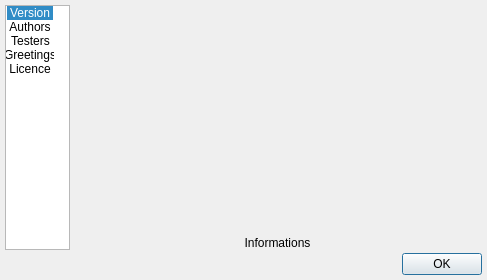
<ui version="4.0" >
 <class>UIAbout</class>
 <widget class="QDialog" name="UIAbout" >
  <property name="geometry" >
   <rect>
    <x>0</x>
    <y>0</y>
    <width>487</width>
    <height>280</height>
   </rect>
  </property>
  <property name="windowTitle" >
   <string>About...</string>
  </property>
  <layout class="QGridLayout" >
   <property name="margin" >
    <number>5</number>
   </property>
   <property name="spacing" >
    <number>3</number>
   </property>
   <item row="1" column="0" colspan="2" >
    <spacer>
     <property name="orientation" >
      <enum>Qt::Horizontal</enum>
     </property>
     <property name="sizeHint" >
      <size>
       <width>291</width>
       <height>20</height>
      </size>
     </property>
    </spacer>
   </item>
   <item row="1" column="2" >
    <widget class="QPushButton" name="pbOK" >
     <property name="sizePolicy" >
      <sizepolicy>
       <hsizetype>0</hsizetype>
       <vsizetype>0</vsizetype>
       <horstretch>0</horstretch>
       <verstretch>0</verstretch>
      </sizepolicy>
     </property>
     <property name="cursor" >
      <cursor>13</cursor>
     </property>
     <property name="text" >
      <string>OK</string>
     </property>
     <property name="icon" >
      <iconset/>
     </property>
    </widget>
   </item>
   <item row="0" column="1" colspan="2" >
    <widget class="QStackedWidget" name="twInformations" >
     <property name="sizePolicy" >
      <sizepolicy>
       <hsizetype>7</hsizetype>
       <vsizetype>7</vsizetype>
       <horstretch>0</horstretch>
       <verstretch>0</verstretch>
      </sizepolicy>
     </property>
     <property name="cursor" >
      <cursor>13</cursor>
     </property>
     <property name="currentIndex" >
      <number>0</number>
     </property>
     <widget class="QWidget" name="pVersion" >
      <layout class="QVBoxLayout" >
       <property name="margin" >
        <number>0</number>
       </property>
       <property name="spacing" >
        <number>0</number>
       </property>
       <item>
        <widget class="QLabel" name="lLogo" >
         <property name="sizePolicy" >
          <sizepolicy>
           <hsizetype>7</hsizetype>
           <vsizetype>7</vsizetype>
           <horstretch>0</horstretch>
           <verstretch>0</verstretch>
          </sizepolicy>
         </property>
         <property name="pixmap" >
          <pixmap resource="../../resources/resources.qrc" >:/Icons/Icons/helpsplashscreen.png</pixmap>
         </property>
        </widget>
       </item>
       <item>
        <widget class="QLabel" name="lInformations" >
         <property name="text" >
          <string>Informations</string>
         </property>
         <property name="alignment" >
          <set>Qt::AlignCenter</set>
         </property>
        </widget>
       </item>
      </layout>
     </widget>
     <widget class="QTextBrowser" name="tbAuthors" >
      <property name="undoRedoEnabled" >
       <bool>false</bool>
      </property>
      <property name="readOnly" >
       <bool>true</bool>
      </property>
      <property name="tabStopWidth" >
       <number>40</number>
      </property>
     </widget>
     <widget class="QTextBrowser" name="tbTesters" >
      <property name="undoRedoEnabled" >
       <bool>false</bool>
      </property>
      <property name="readOnly" >
       <bool>true</bool>
      </property>
      <property name="tabStopWidth" >
       <number>40</number>
      </property>
     </widget>
     <widget class="QTextBrowser" name="tbGreetings" >
      <property name="undoRedoEnabled" >
       <bool>false</bool>
      </property>
      <property name="readOnly" >
       <bool>true</bool>
      </property>
      <property name="tabStopWidth" >
       <number>40</number>
      </property>
     </widget>
     <widget class="QTextBrowser" name="tbLicence" >
      <property name="font" >
       <font>
        <family>FreeMono</family>
       </font>
      </property>
      <property name="undoRedoEnabled" >
       <bool>false</bool>
      </property>
      <property name="readOnly" >
       <bool>true</bool>
      </property>
      <property name="tabStopWidth" >
       <number>40</number>
      </property>
      <property name="acceptRichText" >
       <bool>false</bool>
      </property>
     </widget>
    </widget>
   </item>
   <item row="0" column="0" >
    <widget class="QListWidget" name="listWidget" >
     <property name="sizePolicy" >
      <sizepolicy>
       <hsizetype>5</hsizetype>
       <vsizetype>7</vsizetype>
       <horstretch>0</horstretch>
       <verstretch>0</verstretch>
      </sizepolicy>
     </property>
     <property name="minimumSize" >
      <size>
       <width>65</width>
       <height>0</height>
      </size>
     </property>
     <property name="maximumSize" >
      <size>
       <width>65</width>
       <height>16777215</height>
      </size>
     </property>
     <property name="verticalScrollBarPolicy" >
      <enum>Qt::ScrollBarAlwaysOff</enum>
     </property>
     <property name="horizontalScrollBarPolicy" >
      <enum>Qt::ScrollBarAlwaysOff</enum>
     </property>
     <property name="editTriggers" >
      <set>QAbstractItemView::NoEditTriggers</set>
     </property>
     <property name="textElideMode" >
      <enum>Qt::ElideNone</enum>
     </property>
     <property name="movement" >
      <enum>QListView::Static</enum>
     </property>
     <property name="viewMode" >
      <enum>QListView::IconMode</enum>
     </property>
     <property name="uniformItemSizes" >
      <bool>true</bool>
     </property>
     <property name="currentRow" >
      <number>0</number>
     </property>
     <item>
      <property name="text" >
       <string>Version</string>
      </property>
      <property name="icon" >
       <iconset resource="../../resources/resources.qrc" >:/Icons/Icons/helpgreettings.png</iconset>
      </property>
     </item>
     <item>
      <property name="text" >
       <string>Authors</string>
      </property>
      <property name="icon" >
       <iconset resource="../../resources/resources.qrc" >:/Icons/Icons/buildbuild.png</iconset>
      </property>
     </item>
     <item>
      <property name="text" >
       <string>Testers</string>
      </property>
      <property name="icon" >
       <iconset resource="../../resources/resources.qrc" >:/Icons/Icons/helptesters.png</iconset>
      </property>
     </item>
     <item>
      <property name="text" >
       <string>Greetings</string>
      </property>
      <property name="icon" >
       <iconset resource="../../resources/resources.qrc" >:/Icons/Icons/helpgreettings.png</iconset>
      </property>
     </item>
     <item>
      <property name="text" >
       <string>Licence</string>
      </property>
      <property name="icon" >
       <iconset resource="../../resources/resources.qrc" >:/Icons/Icons/text.png</iconset>
      </property>
     </item>
    </widget>
   </item>
  </layout>
 </widget>
 <resources>
  <include location="../../resources/resources.qrc" />
 </resources>
 <connections>
  <connection>
   <sender>pbOK</sender>
   <signal>clicked()</signal>
   <receiver>UIAbout</receiver>
   <slot>accept()</slot>
   <hints>
    <hint type="sourcelabel" >
     <x>477</x>
     <y>270</y>
    </hint>
    <hint type="destinationlabel" >
     <x>237</x>
     <y>275</y>
    </hint>
   </hints>
  </connection>
  <connection>
   <sender>listWidget</sender>
   <signal>currentRowChanged(int)</signal>
   <receiver>twInformations</receiver>
   <slot>setCurrentIndex(int)</slot>
   <hints>
    <hint type="sourcelabel" >
     <x>38</x>
     <y>55</y>
    </hint>
    <hint type="destinationlabel" >
     <x>73</x>
     <y>59</y>
    </hint>
   </hints>
  </connection>
 </connections>
</ui>
